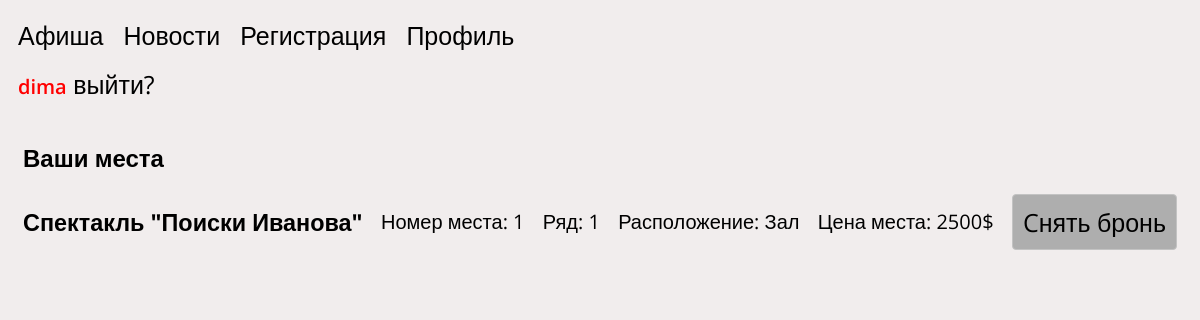
Screenshot of /profil.php (signed in) with the database file from the repository.
### tables this page shows
CREATE TABLE `user` (
  `id` int NOT NULL,
  `login` varchar(255) NOT NULL,
  `password` varchar(255) NOT NULL
);

CREATE TABLE `tickets` (
  `id` int NOT NULL,
  `id_timetable` int NOT NULL,
  `id_user` int NOT NULL,
  `id_sits` int NOT NULL
);

CREATE TABLE `poster` (
  `id` int NOT NULL,
  `img` varchar(255) NOT NULL,
  `name` varchar(255) NOT NULL,
  `place` varchar(255) NOT NULL
);

CREATE TABLE `sits` (
  `id` int NOT NULL,
  `id_timetable` int NOT NULL,
  `sit_num` varchar(255) NOT NULL,
  `sit_status` varchar(255) NOT NULL,
  `id_direction` int NOT NULL,
  `id_row` int NOT NULL,
  `sit_price` varchar(255) NOT NULL,
  `reserved_by_id` varchar(255) NOT NULL
);

CREATE TABLE `direction` (
  `id` int NOT NULL,
  `dir_name` varchar(255) NOT NULL
);

### profil.php (the view, shortened to what this page needs)
<?php
include 'connect.php';
?>
<!DOCTYPE html>
<html lang="ru">
<head>
    <link rel="stylesheet" href="/style/style.css">
</head>
<body>
    <header class="header">
        <div class="header-container ">
            <nav class="header-nav">
                <ul class="menu flex">
                    <li>
                        <a href="index.php" class="header-link">Афиша</a>
                    </li>
                    <li>
                        <a href="#">Новости</a>
                    <li>
                        <a href="reg.php">Регистрация</a>
                    </li>
                    </li>
                    <li>
                        <a href="profil.php">Профиль</a>
                    </li>
                </ul>
                <?php
                echo "<ul class='header-cabinet'>";
                if (isset($_SESSION["userid"])) {
                    $currentID = $_SESSION["userid"];
                    $loginSelect = "SELECT login FROM `user` WHERE id = '$currentID'";
                    $loginResult = mysqli_query($conn, $loginSelect);
                    $loginFetch = mysqli_fetch_array($loginResult);
                    echo "<span class ='nameclass'>" . $loginFetch['login'] . "</span>";
                    echo "<a href='exit.php'>" . " выйти?" . "</a>";
                } else {
                    echo "<a href='auth.php'>" . "Авторизация" . "</a>";
                }
                echo "</ul>"
                ?>
            </nav>
        </div>
    </header>
    <main class="main">
        <section class="profile__section">
            <div class="container profile__container">
                <div class="profile-concert__wrapper concert-info">
                    <h2 class="concert-info__header">Ваши места</h2>
                    <?php
                    $sitSelect = "SELECT * FROM `tickets`
                    INNER JOIN timetable ON tickets.id_timetable = timetable.id_timetable
                    INNER JOIN sits ON tickets.id_sits = sits.sit_num
                    INNER JOIN direction ON sits.id_direction = direction.id
                    INNER JOIN poster ON timetable.id_poster = poster.id
                    WHERE id_user='$currentID'";
                    $sitSelectResult = mysqli_query($conn, $sitSelect);
                    echo "<ul class='sit__list sit'>";
                    foreach ($sitSelectResult as $sitRow) {
                        echo "<li class='sit__item'>";
                        echo "<h3 class='sit__header'>". "$sitRow[name]" . "</h3>";
                        echo "<p class='sit__paragraph'>" . "Номер места: " . "$sitRow[sit_num]" . "</p>";
                        echo "<p class='sit__paragraph'>" . "Ряд: " . "$sitRow[id_row]" . "</p>";
                        echo "<p class='sit__paragraph'>" . "Расположение: " . "$sitRow[dir_name]" . "</p>";
                        echo "<p class='sit__paragraph'>" . "Цена места: " . "$sitRow[sit_price] " . "</p>";
                        echo "<a href='profil.php?posterid=" . $sitRow['id_poster'] . "&placeid=" . $sitRow['id'] . "' class='sit__link'>" . "Cнять бронь" . "</a>";
                        echo "</li>";
                    }
                    echo "</ul>";
                    ?>
                </div>
            </div>
        </section>
    </main>
</body>

### style/style.css (style rules this page uses)
html { box-sizing: border-box; }
*, *::before, *::after { box-sizing: inherit; }
a { align-items: center; text-decoration: none; color: black; font-size: 25px; padding-right: 20px; }
body { min-width: 320px; background-color: rgb(241, 237, 237); font-family: 'Open Sans', sans-serif; }
.header { padding-bottom: 10px; }
.flex { display: flex; }
.container { padding: 0 15px; margin: 0 auto; max-width: 1770px; }
ul { list-style: none; padding: 0; margin: 0; }
.nameclass { font-family: 'Open Sans', sans-serif; color: red; font-size: 20px; font-weight: 600; }
.menu { margin-bottom: 15px; }
.header-nav { padding: 10px; }
.sit__link { padding: 10px; color: rgb(0, 0, 0); background-color: rgb(174, 174, 174); border: 1px solid rgb(195, 195, 195); border-radius: 4px; }
.sit__list { display: flex; flex-direction: column; }
.sit__item { display: flex; flex-direction: row; justify-content: space-between; align-items: center; font-size: 20px; }
.sit__header { margin: 0; }
.sit__paragraph { margin: 0; }
.sit__item { margin-bottom: 10px; }

### rows the page displays
user: login "dima"
tickets: poster.name "Спектакль \"Поиски Иванова\"", id_sits.sit_num "1", id_sits.id_row "1", direction.dir_name "Зал", id_sits.sit_price "2500$"
